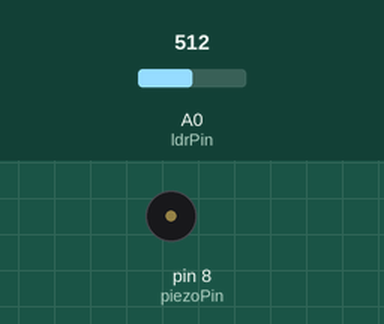
A sketch run on a simulated Arduino Uno, built with avr-gcc and run on an emulated ATmega328P. On the bench: buzzer (waves = sounding). The inputs (shaded band) are chosen by the test bench; at power-on: A0 (ldrPin) = 512.

Above: at 3.3 s.
3.4 s: A0 (ldrPin) set to 122
At 5.6 s:
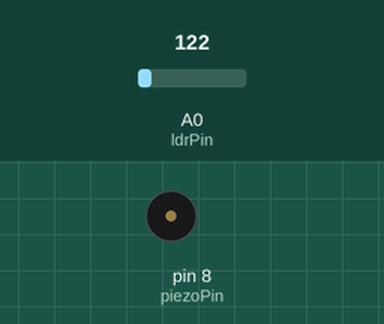
8.5 s: A0 (ldrPin) set to 0
At 10.1 s:
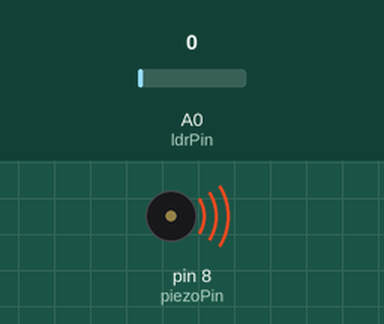
11.9 s: A0 (ldrPin) set to 716
At 16.2 s:
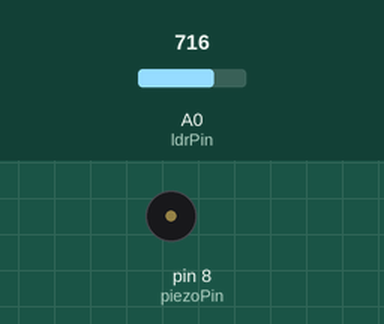
Timing chart, 0 to 20.7 s (numbered marks = the images above; inputs shaded):
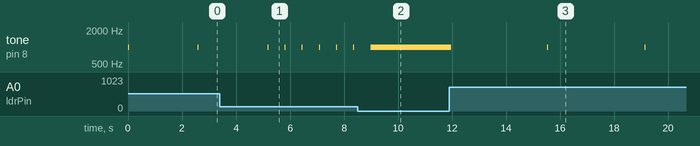

The sketch:

B4P14_-_Light_sensor.ino
```cpp
/*
 * BOOK 4 Project 14: Light sensor
 */

int piezoPin = 8;
int ledPin = 7;
int ldrPin = 0;
int ldrValue = 0; //use 10k resistor will work

void setup(){

}

void loop(){

  ldrValue = analogRead(ldrPin);
  tone(piezoPin, 1000);
  digitalWrite(ledPin, HIGH);
  delay(25);
  noTone(piezoPin);
  digitalWrite(ledPin, LOW);
  delay(ldrValue * 5);
}
```

Measured:
- after the input at 3.4 s, tone on pin 8 (piezoPin): alternates 1000 Hz for 0.03 s and silent for 0.61 s, starting after 2.4 s
- after the input at 8.5 s, tone on pin 8 (piezoPin): goes on until 9.0 s, then stays 1000 Hz
- after the input at 11.9 s, tone on pin 8 (piezoPin): alternates 1000 Hz for 0.03 s and silent for 3.6 s, starting after 0.05 s
- by itself, tone on pin 8 (piezoPin): alternates 1000 Hz for 0.03 s and silent for 2.6 s
